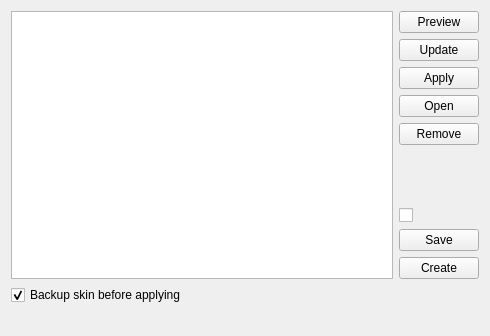
<?xml version="1.0" encoding="UTF-8"?>
<ui version="4.0">
 <class>SkinsPlugin</class>
 <widget class="QWidget" name="SkinsPlugin">
  <property name="geometry">
   <rect>
    <x>0</x>
    <y>0</y>
    <width>490</width>
    <height>336</height>
   </rect>
  </property>
  <property name="windowTitle">
   <string>Form</string>
  </property>
  <property name="toolTip">
   <string/>
  </property>
  <layout class="QVBoxLayout" name="verticalLayout_2">
   <item>
    <layout class="QHBoxLayout" name="horizontalLayout">
     <item>
      <widget class="QListWidget" name="lw_skins">
       <property name="sizePolicy">
        <sizepolicy hsizetype="MinimumExpanding" vsizetype="MinimumExpanding">
         <horstretch>0</horstretch>
         <verstretch>0</verstretch>
        </sizepolicy>
       </property>
       <property name="maximumSize">
        <size>
         <width>16777215</width>
         <height>16777215</height>
        </size>
       </property>
      </widget>
     </item>
     <item>
      <layout class="QVBoxLayout" name="verticalLayout">
       <item>
        <widget class="QPushButton" name="pb_preview">
         <property name="toolTip">
          <string>Preview skin</string>
         </property>
         <property name="text">
          <string>Preview</string>
         </property>
        </widget>
       </item>
       <item>
        <widget class="QPushButton" name="pb_update">
         <property name="toolTip">
          <string>Update skins list</string>
         </property>
         <property name="text">
          <string>Update</string>
         </property>
        </widget>
       </item>
       <item>
        <widget class="QPushButton" name="pb_apply">
         <property name="toolTip">
          <string>Apply selected skin</string>
         </property>
         <property name="text">
          <string>Apply</string>
         </property>
        </widget>
       </item>
       <item>
        <widget class="QPushButton" name="pb_open">
         <property name="toolTip">
          <string>Open skin file</string>
         </property>
         <property name="text">
          <string>Open</string>
         </property>
        </widget>
       </item>
       <item>
        <widget class="QPushButton" name="pb_remove">
         <property name="toolTip">
          <string>Remove selected skin</string>
         </property>
         <property name="text">
          <string>Remove</string>
         </property>
        </widget>
       </item>
       <item>
        <spacer name="verticalSpacer">
         <property name="orientation">
          <enum>Qt::Vertical</enum>
         </property>
         <property name="sizeHint" stdset="0">
          <size>
           <width>20</width>
           <height>40</height>
          </size>
         </property>
        </spacer>
       </item>
       <item>
        <widget class="QCheckBox" name="cb_hack">
         <property name="enabled">
          <bool>true</bool>
         </property>
         <property name="text">
          <string/>
         </property>
        </widget>
       </item>
       <item>
        <widget class="QPushButton" name="pb_save">
         <property name="toolTip">
          <string>Overwrite selected skin with the current settings </string>
         </property>
         <property name="text">
          <string>Save</string>
         </property>
        </widget>
       </item>
       <item>
        <widget class="QPushButton" name="pb_create">
         <property name="toolTip">
          <string>Create new skin from current settings</string>
         </property>
         <property name="text">
          <string>Create</string>
         </property>
        </widget>
       </item>
      </layout>
     </item>
    </layout>
   </item>
   <item>
    <widget class="QCheckBox" name="cb_backup">
     <property name="text">
      <string>Backup skin before applying</string>
     </property>
     <property name="checked">
      <bool>true</bool>
     </property>
     <property name="isOption" stdset="0">
      <bool>false</bool>
     </property>
    </widget>
   </item>
   <item>
    <widget class="QLabel" name="lb_wiki">
     <property name="sizePolicy">
      <sizepolicy hsizetype="Minimum" vsizetype="Preferred">
       <horstretch>0</horstretch>
       <verstretch>0</verstretch>
      </sizepolicy>
     </property>
     <property name="text">
      <string/>
     </property>
    </widget>
   </item>
  </layout>
 </widget>
 <resources/>
 <connections/>
</ui>
